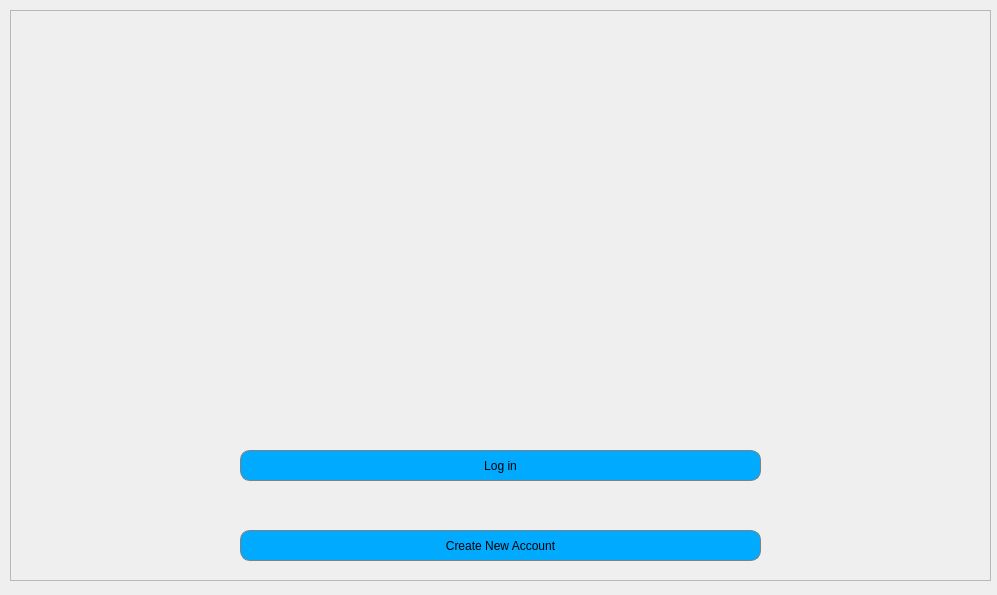
<?xml version="1.0" encoding="UTF-8"?>
<ui version="4.0">
 <class>WelcomeForm</class>
 <widget class="QWidget" name="WelcomeForm">
  <property name="geometry">
   <rect>
    <x>0</x>
    <y>0</y>
    <width>997</width>
    <height>595</height>
   </rect>
  </property>
  <property name="windowTitle">
   <string>Form</string>
  </property>
  <property name="windowIcon">
   <iconset>
    <normaloff>../resources/icons/HCE-C.svg</normaloff>../resources/icons/HCE-C.svg</iconset>
  </property>
  <widget class="QFrame" name="logoFrame">
   <property name="geometry">
    <rect>
     <x>10</x>
     <y>10</y>
     <width>981</width>
     <height>571</height>
    </rect>
   </property>
   <property name="frameShape">
    <enum>QFrame::StyledPanel</enum>
   </property>
   <property name="frameShadow">
    <enum>QFrame::Raised</enum>
   </property>
   <widget class="QLabel" name="label">
    <property name="geometry">
     <rect>
      <x>350</x>
      <y>60</y>
      <width>271</width>
      <height>281</height>
     </rect>
    </property>
    <property name="text">
     <string/>
    </property>
    <property name="pixmap">
     <pixmap>../resources/assets/HCE-C.png</pixmap>
    </property>
   </widget>
   <widget class="QPushButton" name="btnLogin">
    <property name="geometry">
     <rect>
      <x>230</x>
      <y>440</y>
      <width>521</width>
      <height>31</height>
     </rect>
    </property>
    <property name="styleSheet">
     <string notr="true">   QPushButton {
         border: 1px solid gray;
         border-radius: 10px;
		 background-color:  rgb(0, 170, 255);
     }

</string>
    </property>
    <property name="text">
     <string>Log in</string>
    </property>
   </widget>
   <widget class="QPushButton" name="btnRegister">
    <property name="geometry">
     <rect>
      <x>230</x>
      <y>520</y>
      <width>521</width>
      <height>31</height>
     </rect>
    </property>
    <property name="styleSheet">
     <string notr="true">   QPushButton {
         border: 1px solid gray;
         border-radius: 10px;
		 background-color:  rgb(0, 170, 255);

     }
</string>
    </property>
    <property name="text">
     <string>Create New Account</string>
    </property>
   </widget>
  </widget>
 </widget>
 <resources>
  <include location="../resources/assets/resources.qrc"/>
 </resources>
 <connections/>
</ui>
